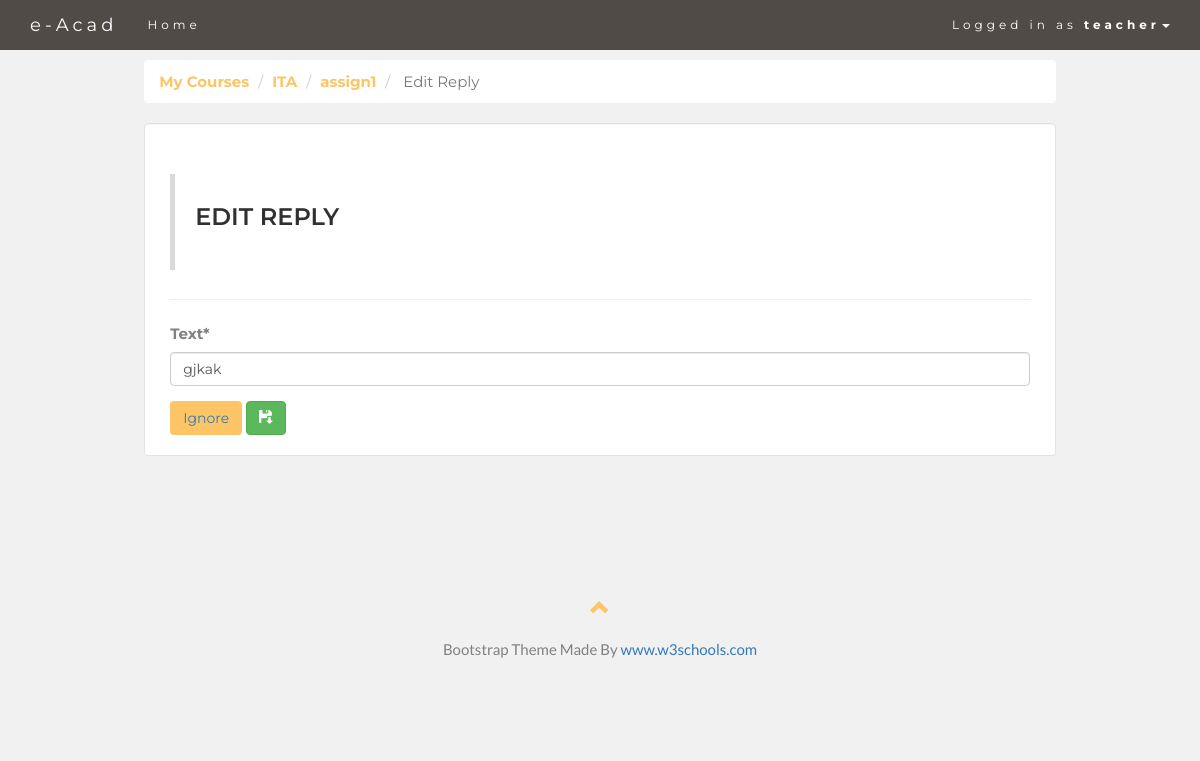
Screenshot of /teachers/reply/assignments/30/approve/ (signed in) with the database file from the repository.
### classroom/models.py (models this page shows, shortened)
class User(AbstractUser):
    is_student = models.BooleanField(default=False)
    is_teacher = models.BooleanField(default=False)
    is_ta = models.BooleanField(default=False)
    semester = models.IntegerField(default=0)
    RollNo = models.CharField(max_length=100, default='')
    vote = models.BooleanField(default=False)

class CommentAssgn(models.Model):
    user = models.ForeignKey(User, on_delete=models.CASCADE, related_name='commentsassg')
    assignment = models.ForeignKey(Assignment, on_delete=models.CASCADE, related_name='commentsassg')
    course = models.ForeignKey(Course, on_delete=models.CASCADE, related_name='commentsassg')
    text = models.CharField(max_length=1000)
    created_date = models.DateTimeField(auto_now_add=True, null=True)
    updated = models.DateTimeField(auto_now=True, null=True)
    approve_comment = models.BooleanField(default=True)
    parent = models.ForeignKey('self', null=True, blank=True, on_delete=models.CASCADE, related_name='reply')
    class Meta:
        ordering = ('created_date',)

class Course(models.Model):
    owner = models.ForeignKey(User, on_delete=models.CASCADE, related_name='courses')
    semester = models.IntegerField(default=0)
    course_code = models.CharField(max_length=100, default='course_code')
    course_title = models.CharField(max_length=100, default='course_title')
    about = models.TextField(default='anything about course')
    totalclasses = models.IntegerField(default=0)
    classestaken = models.IntegerField(default=0)

class Assignment(models.Model):
    course = models.ForeignKey(Course, on_delete=models.CASCADE, related_name='assignments')
    file_name = models.CharField(max_length=500, default='')
    file_upload = models.FileField(upload_to='assignments/')
    uploaded_at = models.DateTimeField(auto_now_add=True)
    max_marks = models.FloatField()
    ta = models.ManyToManyField(TA,default=None, related_name='tas')
    visible = models.BooleanField(default=False)

### classroom/views/teachers.py (the view, shortened to what this page needs)
# urls.py: path('teachers/reply/assignments/<int:pk>/approve/', teachers.reply_approve_assgn.as_view(), name='reply_approve_assgn'),
@method_decorator([login_required, teacher_required], name='dispatch')
class reply_approve_assgn(UpdateView):
    model = CommentAssgn
    fields = ('text',)
    template_name = 'classroom/teachers/reply_edit_assgn.html'
    def get_queryset(self):
        return self.request.user.commentsassg.all()

### classroom/templates/classroom/teachers/reply_edit_assgn.html (shortened to what this page needs)
{% extends 'base.html' %}
{% load crispy_forms_tags %}
{% block content %}
 <nav aria-label="breadcrumb">
  <ol class="breadcrumb">
    <li class="breadcrumb-item"><a href="{% url 'course_add' %}" class="yellow">My Courses</a></li>
    <li class="breadcrumb-item"><a href="{% url 'course_view' commentassgn.course_id %}" class="yellow">{{ commentassgn.course.course_title }}</a></li>
    <li class="breadcrumb-item"><a href="{% url 'add_comment_to_post_assgn' commentassgn.course_id  commentassgn.assignment_id %}" class="yellow">{{ commentassgn.assignment.file_name }}</a></li>
      <li class="breadcrumb-item active" aria-current="page"> Edit Reply</li>
  </ol>
</nav>
  <div class="well">
    <div class="page-header">
      <blockquote>
        <h2>Edit Reply</h2>
      </blockquote>
      </div>
      <form method="post" novalidate>
          {{ form|crispy }}
        <a href="{% url 'add_comment_to_post_assgn' commentassgn.course_id  commentassgn.assignment_id %}" class="btn btn-button" role="button">Ignore</a>
        <button type="submit" class="btn btn-success"><span class="glyphicon glyphicon-floppy-save"></span></button>
      </form>
  </div>
{% endblock %}

### templates/base.html (shortened to what this page needs)
{% load static %}
<!DOCTYPE html>
<html lang="en">
<head>
  <link rel="stylesheet" href="https://maxcdn.bootstrapcdn.com/bootstrap/3.3.7/css/bootstrap.min.css">
</head>
<body id="myPage" data-spy="scroll" data-target=".navbar" data-offset="60">
<nav class="navbar navbar-default navbar-fixed-top">
  <div class="container">
    <div class="navbar-header">
      <a class="navbar-brand" href="#myPage">e-Acad</a>
    </div>
    <div class="collapse navbar-collapse" id="myNavbar">
      <ul class="nav navbar-nav ">
        <li><a href="{% url 'home' %}">Home</a></li>
      </ul>
      <ul class="nav navbar-nav navbar-right">
        {% if user.is_authenticated %}
        <li class="dropdown" >
        <a class="dropdown-toggle"  style="background-color: #514b48;" data-toggle="dropdown"  href="#">Logged in as <strong>{{ user.username }}</strong><span class="caret"></span></a>
        </li>
         {% endif %}
      </ul>
    </div>
  </div>
</nav>
<div class="container-fluid">
<div class="row">
  <div class="col-sm-1">
  </div>
  <div class="col-sm-10">
  {% block content %}
{% endblock %}
  </div>
  <div class="col-sm-1">
  </div>
</div>
</div>
<footer class="container-fluid text-center">
  <a href="#myPage" title="To Top">
    <span class="glyphicon glyphicon-chevron-up"></span>
  </a>
  <p>Bootstrap Theme Made By <a href="https://www.w3schools.com" title="Visit w3schools">www.w3schools.com</a></p>
</footer>
</body>
</html>

### templates/base.html (style rules this page uses)
body { font: 400 15px Lato, sans-serif; line-height: 1.8; color: #818181; background-color: #F1F1F2; }
h2 { font-size: 24px; text-transform: uppercase; color: #303030; font-weight: 600; margin-bottom: 30px; }
ol.breadcrumb { background-color: #fff; font-family: Montserrat, sans-serif; }
.well { background-color: white; padding: 10px 25px 20px 25px; font-family: Montserrat, sans-serif; }
.btn-button { background-color: #FDC566; }
a.yellow { color:#FDC566; font-weight: bold; }
.container-fluid { padding: 60px 50px; }
.navbar { margin-bottom: 0; background-color: #514b48; z-index: 9999; border: 0; font-size: 12px !important; line-height: 1.42857143 !important; letter-spacing: 4px; border-radius: 0; font-family: Montserrat, sans-serif; }
.navbar li a, .navbar .navbar-brand { color: #fff !important; }
footer .glyphicon { font-size: 20px; margin-bottom: 20px; color: #FDC566; }

### rows the page displays
User: username "teacher"
CommentAssgn: course.course_title "ITA", assignment.file_name "assign1", text "gjkak"
